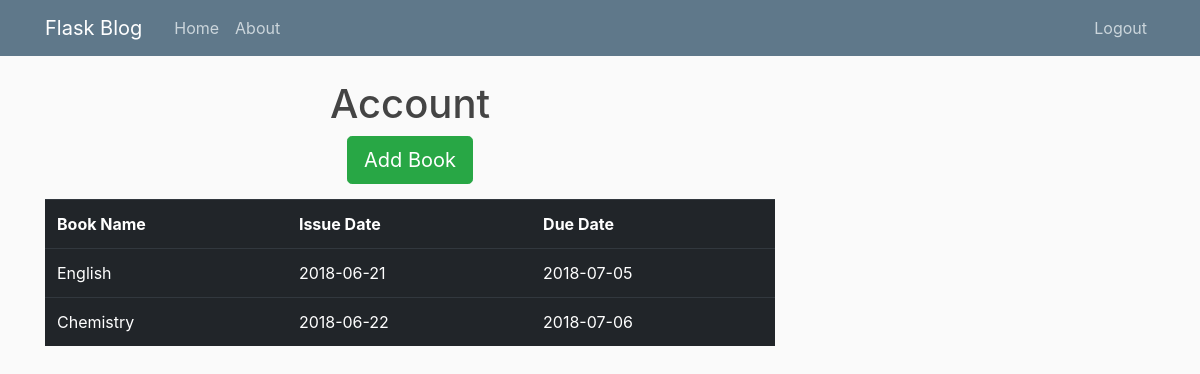
Page /account (signed in) on the committed database.
### run.py (models this page shows, shortened)
class Addbook(db.Model):
	date = datetime.now() + timedelta(days=14)
	print(date)
	id = db.Column(db.Integer, primary_key=True)
	bookname = db.Column(db.String(30),nullable=False)
	issuedate = db.Column(db.DateTime,nullable=False,default=datetime.utcnow)
	duedate = db.Column(db.DateTime,nullable=False,default=date)
	user_id = db.Column(db.Integer, db.ForeignKey('user.id'),nullable=False)

### run.py (the view)
@app.route("/account")
def account():
	if not(current_user.is_authenticated):
		return redirect(url_for('home'))
	a = User.query.get(int(session['user']))
	book = a.books
	return render_template('account.html',title="Account",books=book)

### run.py (called while the page is built)
@login_manager.user_loader
def load_user(user_id):
	return User.query.get(int(1))

### templates/account.html
{% extends 'layout.html'%}
{%block content%}
	<div class="col-md-10">
		<a href="{{url_for('addbook')}}" class="btn btn-success btn-lg">Add Book</a>
	</div>
	<table class="table table-dark books">
		<tr>
			<th scope="col">Book Name</th>
			<th scope="col">Issue Date</th>
			<th scope="col">Due Date</th>
		</tr>
		{%for book in books%}
			<tr scope="row">
				<td>{{book.bookname}}</td>
				<td>{{(book.issuedate|string)[0:10]}}</td>
				<td>{{(book.duedate|string)[0:10]}}</td>
			</tr>
		{%endfor%}
	</table>
{%endblock content%}

### static/main.css (style rules this page uses)
body { background: #fafafa; color: #333333; margin-top: 5rem; }
.books { margin-top: 15px; }

### rows in the picture
Addbook: bookname "English", issuedate "2018-06-21", duedate "2018-07-05"
Addbook: bookname "Chemistry", issuedate "2018-06-22", duedate "2018-07-06"

### other values in the picture
{{ title }} "Account"
